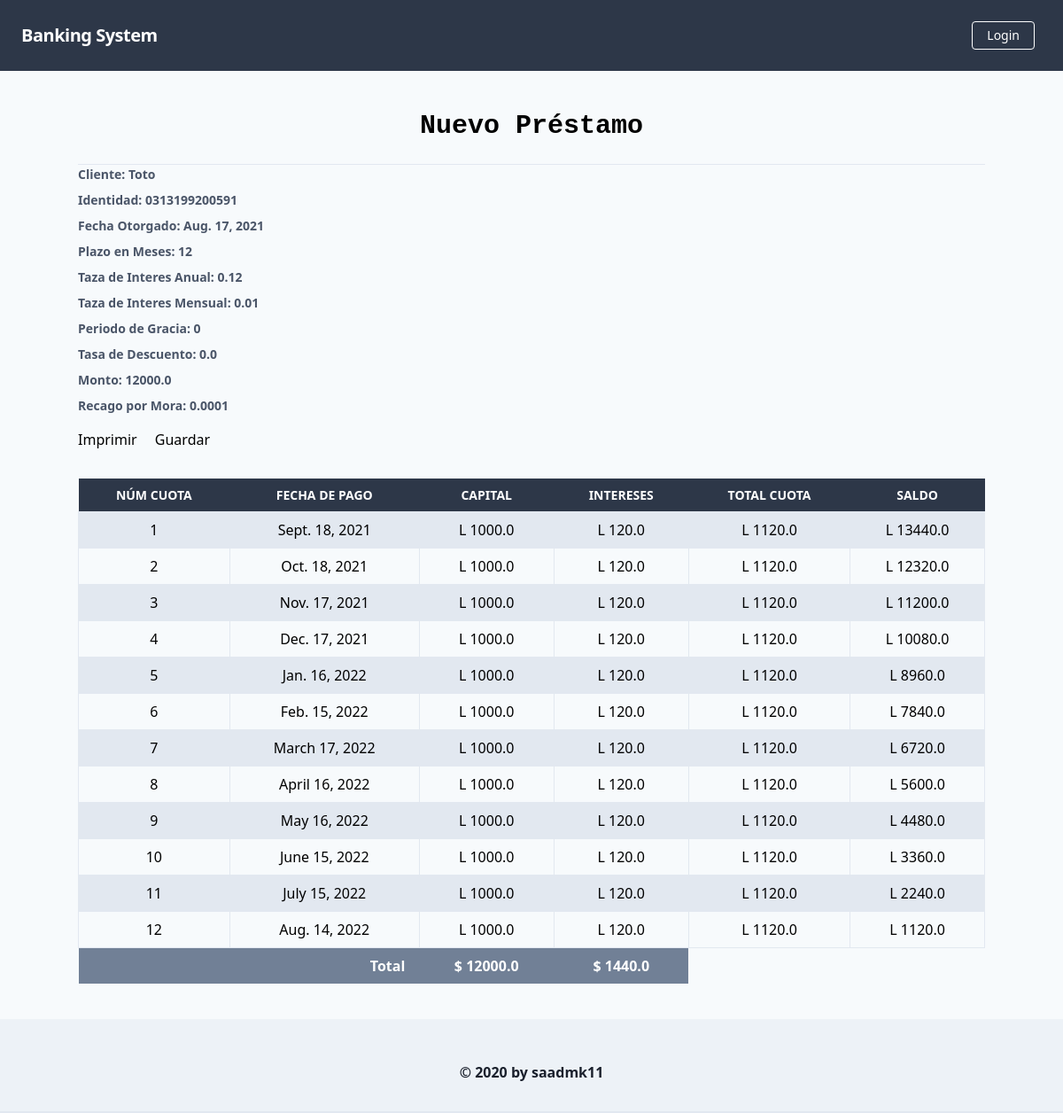
The app's page /prestamos/prestamos/mostrar/ with its own data.
### prestamos/models.py (models this page shows)
class Temp_Datos_prestamos(models.Model):
    id_persona = models.CharField(max_length=15)
    nombre_cliente = models.CharField(max_length=50)
    fecha_otorgado = models.DateField()
    plazo_meses = models.IntegerField()
    taza_mensual = models.FloatField()
    Intereses = models.FloatField()
    Periodo_Gracia = models.IntegerField()
    Taza_Descuento = models.FloatField()
    Monto = models.FloatField()

class Temp_Acciones_Prestamos(models.Model):
    num_cuota = models.IntegerField()
    fecha_cuota = models.DateField()
    capital = models.FloatField()
    Intereses = models.FloatField()
    total_cuota = models.FloatField()
    saldo = models.FloatField()

### prestamos/views.py (the view)
# urls.py: path("prestamos/mostrar/", mostra_prestamp.as_view()),
class mostra_prestamp(ListView):
    template_name = 'transactions/Prestamos_mostrar.html'
    model = Temp_Acciones_Prestamos
    def get_context_data(self, **kwargs):
        context = super().get_context_data(**kwargs)
        info= Temp_Datos_prestamos.objects.all()
        prest= info[0]
        context.update({
            'Cliente': prest.nombre_cliente,
            'Identidad': prest.id_persona,
            'Fecha_O': prest.fecha_otorgado,
            'Plazo': prest.plazo_meses,
            'Tanual': prest.taza_mensual*12,
            'Tmensual': prest.taza_mensual,
            'Pgracia': prest.Periodo_Gracia,
            'Descuento': prest.Taza_Descuento,
            'Monto':prest.Monto,
            'Intereses': prest.Intereses,
            'Mora': "0.0001"
        })
        return  context
    def get_queryset(self):
        return Temp_Acciones_Prestamos.objects.all()

### templates/transactions/Prestamos_mostrar.html (shortened to what this page needs)
{% extends 'core/base.html' %}
{% block content %}
    <h1 class="font-mono font-bold text-3xl text-center pb-5 pt-10">Nuevo Préstamo</h1>
    <hr />
        <div class="mb-4">
            <label class="block text-gray-700 text-sm font-bold mb-2" for="amount">
                Cliente: {{Cliente}}
            </label>
            <label class="block text-gray-700 text-sm font-bold mb-2" for="amount">
                Identidad: {{ Identidad }}
            </label>
            <label class="block text-gray-700 text-sm font-bold mb-2" for="amount">
                Fecha Otorgado: {{ Fecha_O }}
            </label>
            <label class="block text-gray-700 text-sm font-bold mb-2" for="amount">
                Plazo en Meses: {{ Plazo }}
            </label>
            <label class="block text-gray-700 text-sm font-bold mb-2" for="amount">
                Taza de Interes Anual: {{ Tanual }}
            </label>
            <label class="block text-gray-700 text-sm font-bold mb-2" for="amount">
                Taza de Interes Mensual: {{ Tmensual }}
            </label>
            <label class="block text-gray-700 text-sm font-bold mb-2" for="amount">
                Periodo de Gracia: {{ Pgracia }}
            </label>
            <label class="block text-gray-700 text-sm font-bold mb-2" for="amount">
               Tasa de Descuento: {{ Descuento }}
            </label>
            <label class="block text-gray-700 text-sm font-bold mb-2" for="amount">
               Monto: {{ Monto }}
            </label>
            <label class="block text-gray-700 text-sm font-bold mb-2" for="amount">
               Recago por Mora: {{ Mora }}
            </label>
        </div>
         <a href="{% url 'prestamos:pdf' %}" class="block mt-4 lg:inline-block lg:mt-0 text-black hover:text-red mr-4">
                    Imprimir
         </a>
        <a href="{% url 'prestamos:guardar' %}" class="block mt-4 lg:inline-block lg:mt-0 text-black hover:text-red mr-4">
                    Guardar
         </a>
    <table class="table-auto mx-auto w-full mt-8">
        <thead class="bg-gray-800 text-white">
        <tr class="uppercase font-semibold text-sm">
            <th class="px-4 py-2">Núm Cuota</th>
            <th class="px-4 py-2">Fecha de Pago</th>
            <th class="px-4 py-2">Capital</th>
            <th class="px-4 py-2">Intereses</th>
            <th class="px-4 py-2">Total Cuota</th>
            <th class="px-4 py-2">Saldo</th>
        </tr>
        </thead>
        <tbody>
        {% for transaction in object_list %}
        <tr class="{% cycle 'bg-gray-300' 'bg-white-100' %}">
            <td class="border px-4 py-2 text-center">{{ transaction.num_cuota }}</td>
            <td class="border px-4 py-2 text-center">{{ transaction.fecha_cuota }}</td>
            <td class="border px-4 py-2 text-center">L {{ transaction.capital }}</td>
            <td class="border px-4 py-2 text-center">L {{ transaction.Intereses }}</td>
            <td class="border px-4 py-2 text-center">L {{ transaction.total_cuota }}</td>
            <td class="border px-4 py-2 text-center">L {{ transaction.saldo }}</td>
        </tr>
        {% endfor %}
        <tr class="bg-gray-600 text-white">
            <th class="px-4 py-2 text-right" colspan="2"> Total</th>
            <th class="px-4 py-2 text-center">$ {{ Monto }}</th>
            <th class="px-4 py-2 text-center">$ {{ Intereses }}</th>
        </tr>
        </tbody>
    </table>
{% endblock %}

### records on screen
Temp_Datos_prestamos: nombre_cliente "Toto", id_persona "0313199200591", fecha_otorgado "Aug. 17, 2021", taza_mensual "0.01", Taza_Descuento "0.0", Monto "12000.0", Intereses "1440.0"

### other values on screen
{{ Plazo }} "12"
{{ Tanual }} "0.12"
{{ Pgracia }} "0"
{{ Mora }} "0.0001"
